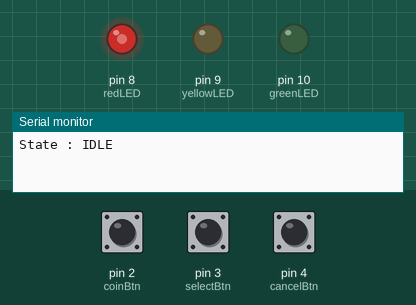
This sketch was run on a simulated Arduino Uno, built with avr-gcc and run on an emulated ATmega328P. Parts: output pins drawn as LEDs (lit = HIGH), the last lines printed to the serial monitor. The inputs (shaded band) are chosen by the test bench; at power-on: pin 2 (coinBtn) HIGH, pin 3 (selectBtn) HIGH, pin 4 (cancelBtn) HIGH.

Above: at 1.2 s.
1.3 s: pin 2 (coinBtn) pulled LOW for 0.15 s
At 2.2 s:
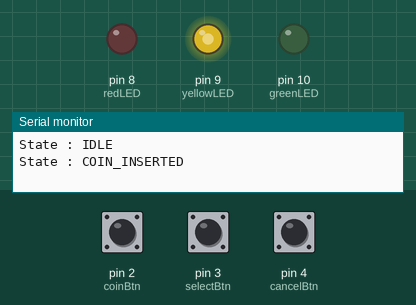
3.1 s: pin 3 (selectBtn) pulled LOW for 0.15 s
At 4.5 s:
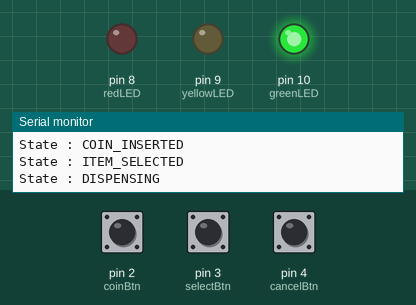
6.2 s: pin 2 (coinBtn) pulled LOW for 1 s
At 6.37 s:
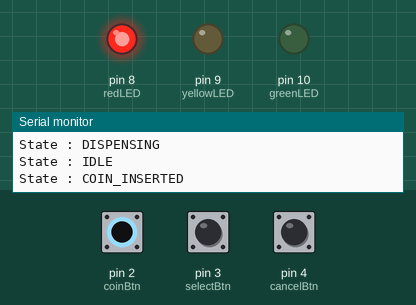
8.7 s: pin 4 (cancelBtn) pulled LOW for 0.15 s
At 8.87 s:
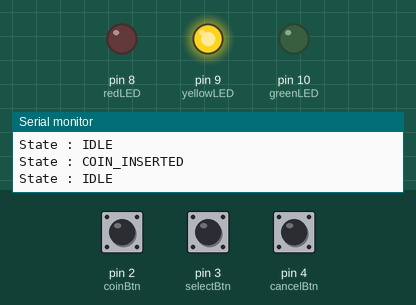
10.5 s: pin 4 (cancelBtn) pulled LOW for 1 s
At 13.1 s:
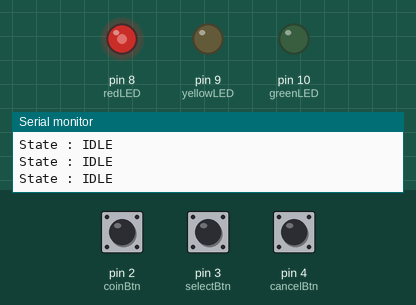
Timing chart, 0 to 14.2 s (numbered marks = the images above; inputs shaded):
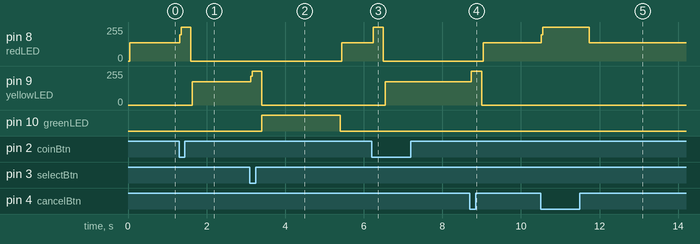

Measured:
- after the input at 1.3 s, pin 8 (redLED): 137/255 → 255/255 at once, → 0/255 0.28 s later; pin 9 (yellowLED): 0/255 → 173/255 after 0.34 s
- after the input at 3.1 s, pin 8 (redLED): 0/255 → 136/255 after 2.3 s; pin 9 (yellowLED): 173/255 → 255/255 at once, → 0/255 0.28 s later; pin 10 (greenLED): LOW → HIGH after 0.30 s, → LOW 2.0 s later
- after the input at 6.2 s, pin 8 (redLED): 136/255 → 255/255 at once, → 0/255 0.26 s later; pin 9 (yellowLED): 0/255 → 173/255 after 0.34 s
- after the input at 8.7 s, pin 8 (redLED): 0/255 → 137/255 after 0.34 s; pin 9 (yellowLED): 173/255 → 255/255 at once, → 0/255 0.26 s later
- after the input at 10.5 s, pin 8 (redLED): 137/255 → 255/255 at once, → 136/255 1.2 s later

The sketch:

vending_machine.ino
```cpp
/*
 * Project : Vending Machine State Machine
 * Author  : Dinesh Patra
 * Date    : 04-07-2026
 *
 * State Diagram
 *
 * IDLE
 *   |
 * Coin Button
 *   ↓
 * COIN_INSERTED
 *   |
 * Select Button
 *   ↓
 * ITEM_SELECTED
 *   |
 * Automatic
 *   ↓
 * DISPENSING
 *   |
 * Finished
 *   ↓
 * IDLE
 *
 * Cancel Button returns to IDLE.
 */

enum State {
  IDLE,
  COIN_INSERTED,
  ITEM_SELECTED,
  DISPENSING
};

State currentState = IDLE;

const int redLED = 8;
const int yellowLED = 9;
const int greenLED = 10;

const int coinBtn = 2;
const int selectBtn = 3;
const int cancelBtn = 4;

void setup() {

  pinMode(redLED, OUTPUT);
  pinMode(yellowLED, OUTPUT);
  pinMode(greenLED, OUTPUT);

  pinMode(coinBtn, INPUT_PULLUP);
  pinMode(selectBtn, INPUT_PULLUP);
  pinMode(cancelBtn, INPUT_PULLUP);

  Serial.begin(9600);

  Serial.println("State : IDLE");
}

void showState() {

  digitalWrite(redLED, LOW);
  digitalWrite(yellowLED, LOW);
  digitalWrite(greenLED, LOW);

  switch(currentState) {

    case IDLE:
      digitalWrite(redLED, HIGH);
      break;

    case COIN_INSERTED:
      digitalWrite(yellowLED, HIGH);
      break;

    case ITEM_SELECTED:
      digitalWrite(greenLED, HIGH);
      break;

    case DISPENSING:
      digitalWrite(redLED, HIGH);
      digitalWrite(greenLED, HIGH);
      break;
  }
}

void loop() {

  showState();

  if (digitalRead(cancelBtn) == LOW) {

    currentState = IDLE;
    Serial.println("State : IDLE");

    delay(300);

  }

  switch(currentState) {

    case IDLE:

      if (digitalRead(coinBtn) == LOW) {

        currentState = COIN_INSERTED;
        Serial.println("State : COIN_INSERTED");

        delay(300);
      }

      break;

    case COIN_INSERTED:

      if (digitalRead(selectBtn) == LOW) {

        currentState = ITEM_SELECTED;
        Serial.println("State : ITEM_SELECTED");

        delay(300);
      }

      break;

    case ITEM_SELECTED:

      currentState = DISPENSING;

      Serial.println("State : DISPENSING");

      delay(2000);

      currentState = IDLE;

      Serial.println("State : IDLE");

      break;

    case DISPENSING:

      break;

  }

}
```
